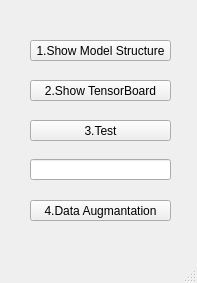
<?xml version="1.0" encoding="UTF-8"?>
<ui version="4.0">
 <class>MainWindow</class>
 <widget class="QMainWindow" name="MainWindow">
  <property name="geometry">
   <rect>
    <x>0</x>
    <y>0</y>
    <width>197</width>
    <height>283</height>
   </rect>
  </property>
  <property name="windowTitle">
   <string>MainWindow</string>
  </property>
  <widget class="QWidget" name="centralwidget">
   <widget class="QPushButton" name="show_model_Button">
    <property name="geometry">
     <rect>
      <x>30</x>
      <y>40</y>
      <width>141</width>
      <height>21</height>
     </rect>
    </property>
    <property name="text">
     <string>1.Show Model Structure</string>
    </property>
   </widget>
   <widget class="QPushButton" name="show_tensor_Button">
    <property name="geometry">
     <rect>
      <x>30</x>
      <y>80</y>
      <width>141</width>
      <height>21</height>
     </rect>
    </property>
    <property name="text">
     <string>2.Show TensorBoard</string>
    </property>
   </widget>
   <widget class="QPushButton" name="test_Button">
    <property name="geometry">
     <rect>
      <x>30</x>
      <y>120</y>
      <width>141</width>
      <height>21</height>
     </rect>
    </property>
    <property name="text">
     <string>3.Test</string>
    </property>
   </widget>
   <widget class="QPushButton" name="data_augmantation_Button">
    <property name="geometry">
     <rect>
      <x>30</x>
      <y>200</y>
      <width>141</width>
      <height>21</height>
     </rect>
    </property>
    <property name="text">
     <string>4.Data Augmantation</string>
    </property>
   </widget>
   <widget class="QLineEdit" name="lineEdit">
    <property name="geometry">
     <rect>
      <x>30</x>
      <y>159</y>
      <width>141</width>
      <height>21</height>
     </rect>
    </property>
   </widget>
  </widget>
  <widget class="QStatusBar" name="statusbar"/>
 </widget>
 <resources/>
 <connections/>
</ui>
